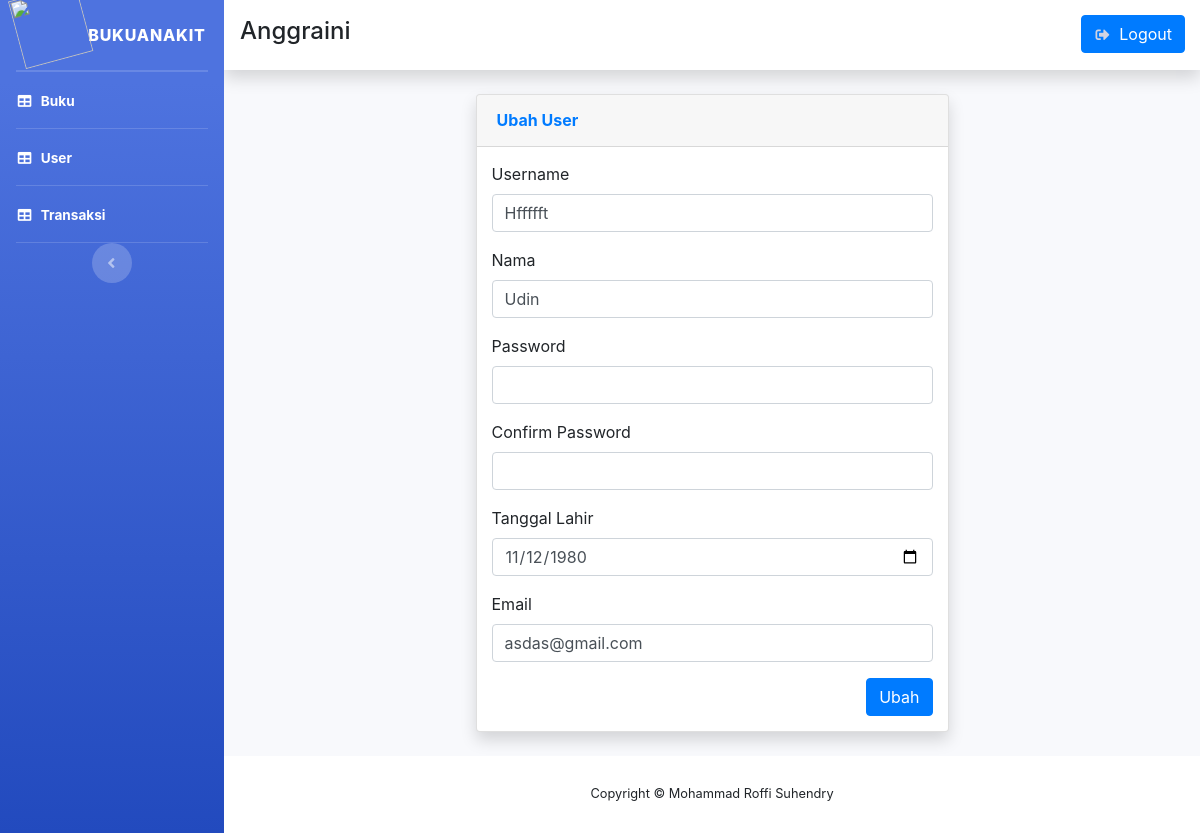
/page/edituser.php?id=2 (signed in), run on the app's committed database.
### tables this page shows
CREATE TABLE `users` (
  `id` int(11) NOT NULL,
  `username` varchar(50) NOT NULL,
  `pswd` varchar(255) NOT NULL,
  `nama_user` varchar(50) NOT NULL,
  `tgl_lahir` date NOT NULL,
  `email` varchar(50) NOT NULL
);

### controller/usercontroller.php (called while the page is built, shortened)
<?php
function query($query){
    global $conn;
    $result = mysqli_query($conn, $query);
    $rows = [];
    while( $row = mysqli_fetch_assoc($result) ){
        $rows[] = $row;
    }
    return $rows;
}
?>

### page/edituser.php (the view, shortened to what this page needs)
<?php
require '../db/config.php';
require '../controller/usercontroller.php';
$id = $_GET['id'];
$user = query("SELECT * FROM users WHERE id = $id")[0];
?>
<!DOCTYPE html>
<html lang="en">
<head>
  <link href="../assets/vendor/fontawesome-free/css/all.min.css" rel="stylesheet" type="text/css">
  <link href="../assets/vendor/datatables/dataTables.bootstrap4.min.css" rel="stylesheet">
  <link rel="stylesheet" href="../assets/css/style.css">
  <link href="../assets/css/sb-admin-2.min.css" rel="stylesheet">
  <link rel="stylesheet" href="https://stackpath.bootstrapcdn.com/bootstrap/4.3.1/css/bootstrap.min.css">
</head>
<body id="page-top">
<?php include 'templates/header.php'; ?>
<div class="container-fluid">
<div style="margin: 0 auto">
        <div class="card shadow mb-4" style="width:50%; margin:auto">
            <div class="card-header py-3">
                <h6 class="m-0 font-weight-bold text-primary">Ubah User</h6>
            </div>
            <div class="container">
            <form action="" method="post">
                <div class="form-group" style="margin-top:15px">
                    <label for="exampleFormControlInput1">Username</label>
                    <input type="text" required class="form-control" name="uname" id="exampleFormControlInput1" value="<?= $user["username"]; ?>">
                </div>
                <div class="form-group">
                        <label for="exampleFormControlInput1">Nama</label>
                        <input type="text" required class="form-control" name="nama_user" id="exampleFormControlInput1" value="<?= $user["nama_user"]; ?>">
                </div>
                <div class="form-group">
                        <label for="exampleFormControlInput1">Password</label>
                        <input type="password" required class="form-control" name="password" id="exampleFormControlInput1">
                </div>
                <div class="form-group">
                        <label for="exampleFormControlInput1">Confirm Password</label>
                        <input type="password" required class="form-control" name="password2" id="exampleFormControlInput1">
                </div>
                <div class="form-group">
                        <label for="exampleFormControlInput1">Tanggal Lahir</label>
                        <input type="date" required class="form-control" name="tgl_lahir" id="exampleFormControlInput1" value="<?= $user["tgl_lahir"]; ?>">
                </div>
                <div class="form-group">
                        <label for="exampleFormControlInput1">Email</label>
                        <input type="text" required class="form-control" name="email" id="exampleFormControlInput1" value="<?= $user["email"]; ?>">
                </div>
                        <button type="submit" required class="btn btn-primary" name="submit" style="float:right; margin-bottom: 15px">Ubah</button>
            </form>
        </div>
    </div>
</div>
<?php include 'templates/footer.php'; ?>
</body>
</html>

### data on the page
users: uname "Hffffft", nama_user "Udin", tgl_lahir "11/12/1980", email "asdas@gmail.com"

### other printed values
$_SESSION["login-adm"]["nama_adm"] "Anggraini"
